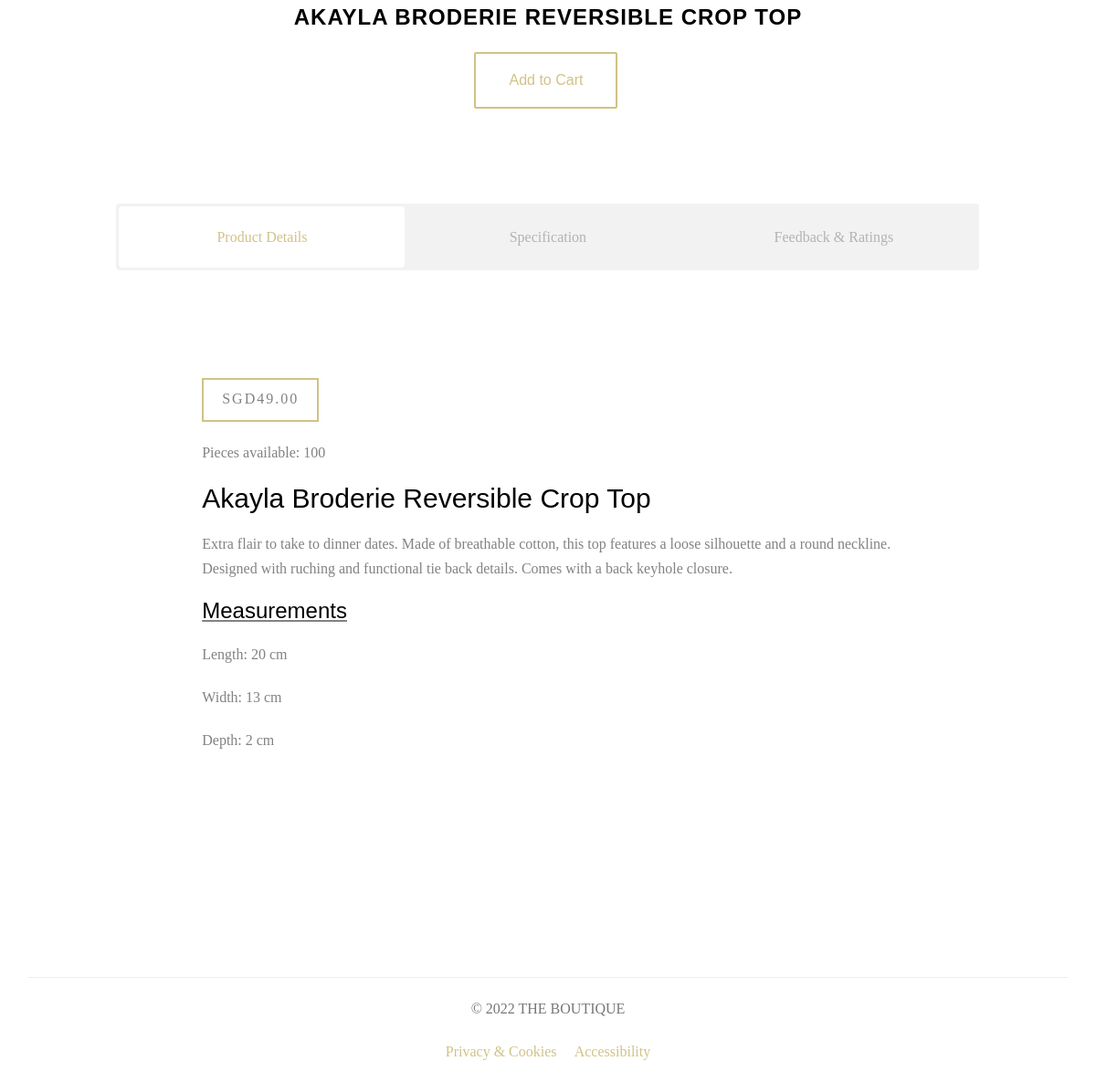
/product_details/1 (lower part), run on an earlier commit of the app's database.
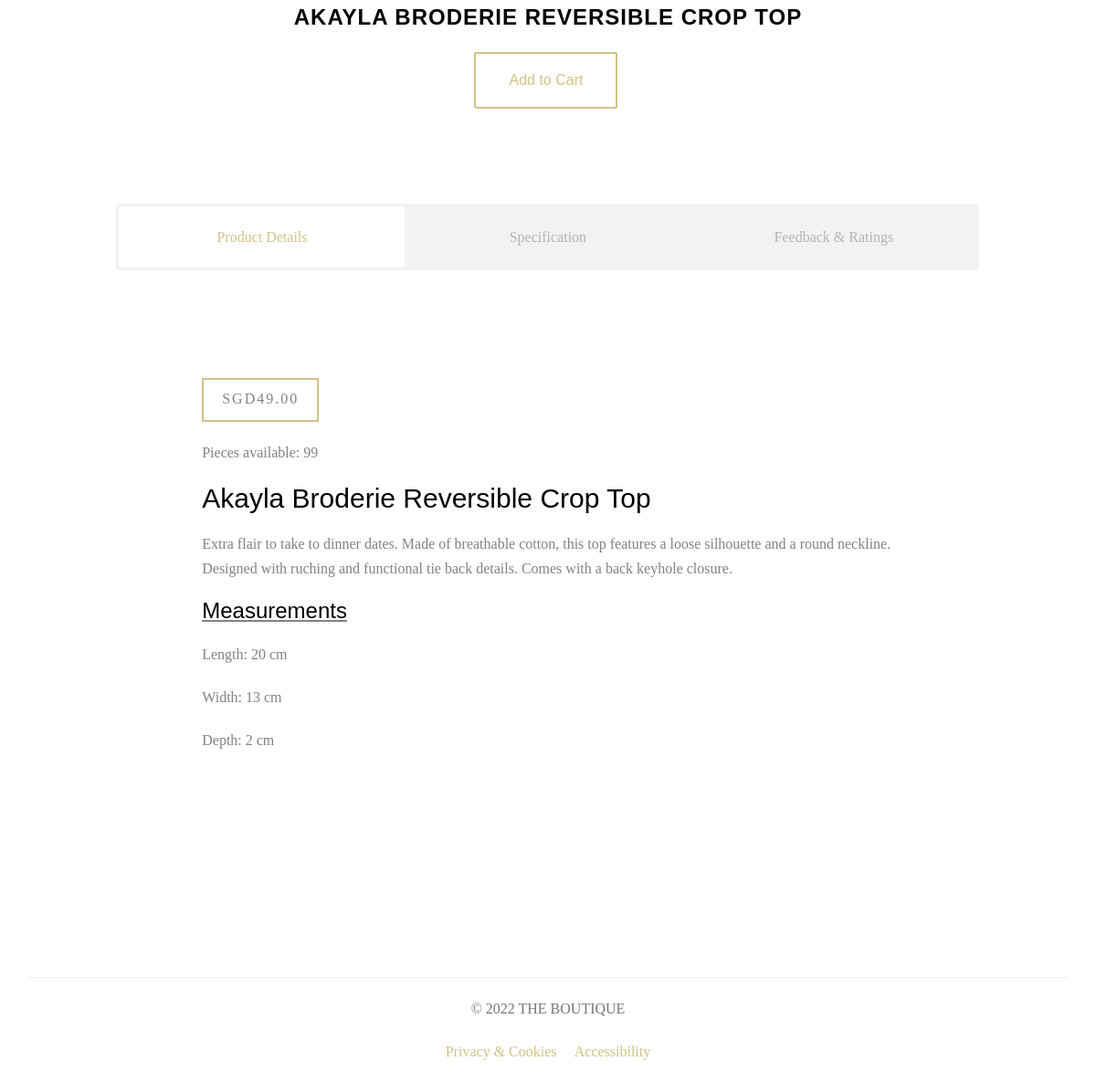
And on a later commit of the database.
### ecommercesite/database.py (models this page shows, shortened)
class Addproducts(db.Model):
    __searchable__ = ['name','description']
    id = db.Column(db.Integer, primary_key=True)
    name = db.Column(db.String(80), nullable=False)
    description = db.Column(db.Text, nullable=False)
    length = db.Column(db.Integer, nullable=False)
    width = db.Column(db.Integer, nullable=False)
    depth = db.Column(db.Integer, nullable=False)
    category_id = db.Column(db.Integer, db.ForeignKey('category.id'),nullable=False)
    category = db.relationship('Category',backref=db.backref('categories', lazy=True))
    price = db.Column(db.Numeric(10,2), nullable=False)
    stock = db.Column(db.Integer, nullable=False)
    pub_date = db.Column(db.DateTime, nullable=False,default=datetime.utcnow)
    image_1 = db.Column(db.String(150), nullable=False, default='product-single-1.jpg')
    image_2 = db.Column(db.String(150), nullable=False, default='product-single-2.jpg')
    image_3 = db.Column(db.String(150), nullable=False, default='product-single-3.jpg')
    image_4 = db.Column(db.String(150), nullable=False, default='product-single-4.jpg')
    image_5 = db.Column(db.String(150), nullable=False, default='product-single-5.jpg')

### ecommercesite/routes.py (the view, shortened to what this page needs)
@app.route('/product_details/<int:id>', methods=['GET', 'POST'])
def product_details(id):
    products = Addproducts.query.get_or_404(id)
    product_reviews = Review.query.filter_by(product_id=id)
    if current_user.is_authenticated:
        product_bought = Product_Bought.query.filter_by(user_id=current_user.id, product_id=id).first()
    else:
        product_bought = None
    form = AddReviewForm()
    return render_template('product_details.html', title="Product Details", products=products, product_reviews=product_reviews ,form=form, product_bought=product_bought)

### ecommercesite/templates/product_details.html (shortened to what this page needs)
{% extends 'layout.html' %}
{% block content %}
<div id="fh5co-product">
    <div class="container">
        <div class="row">
            <div class="col-md-10 col-md-offset-1 animate-box">
                <div class="row animate-box">
                    <div class="col-md-8 col-md-offset-2 text-center fh5co-heading">
                        <h2>{{ products.name }}</h2>
                        {% if products.stock == 0 %}
                        <p>Out of Stock</p>
                        {% else %}
                        <p>
                            <a href="{{ url_for('add_to_cart', id=products.id)}}" class="btn btn-primary btn-outline btn-lg">Add to Cart</a>
                        </p>
                        {% endif %}
                    </div>
                </div>
            </div>
        </div>
        <div class="row">
            <div class="col-md-10 col-md-offset-1">
                <div class="fh5co-tabs animate-box">
                    <ul class="fh5co-tab-nav">
                        <li class="active"><a href="#" data-tab="1"><span class="icon visible-xs"></span><span class="hidden-xs">Product Details</span></a></li>
                        <li><a href="#" data-tab="2"><span class="icon visible-xs"></span><span class="hidden-xs">Specification</span></a></li>
                        <li><a href="#" data-tab="3"><span class="icon visible-xs"></span><span class="hidden-xs">Feedback &amp; Ratings</span></a></li>
                    </ul>
                    <div class="fh5co-tab-content-wrap">
                        <div class="fh5co-tab-content tab-content active" data-tab-content="1">
                            <div class="col-md-10 col-md-offset-1">
                                <span class="price">SGD{{ products.price }}</span>
                                <p> Pieces available: {{ products.stock }} </p>
                                <h2>{{ products.name }}</h2>
                                <p> {{ products.description }} </p>
                                <u><h3>Measurements</h3></u>
                                <p>Length: {{products.length}} cm</p>
                                <p>Width: {{products.width}} cm</p>
                                <p>Depth: {{products.depth}} cm</p>
                            </div>
                        </div>
                    </div>
                </div>
            </div>
        </div>
    </div>
</div>
{% endblock content %}

### ecommercesite/templates/layout.html (shortened to what this page needs)
<!DOCTYPE html>
<html>
	<head>
	<link rel="stylesheet" type="text/css" href="{{ url_for('static', filename='animate.css') }}">
	<link rel="stylesheet" type="text/css" href="{{ url_for('static', filename='icomoon.css') }}">
	<link rel="stylesheet" type="text/css" href="{{ url_for('static', filename='bootstrap.css') }}">
	<link rel="stylesheet" type="text/css" href="{{ url_for('static', filename='flexslider.css') }}">
	<link rel="stylesheet" type="text/css" href="{{ url_for('static', filename='owl.carousel.min.css') }}">
	<link rel="stylesheet" type="text/css" href="{{ url_for('static', filename='owl.theme.default.min.css') }}">
	<link rel="stylesheet" type="text/css" href="{{ url_for('static', filename='style.css') }}">
    </head>
    <body>
                <div>
                    {% block content %}
                    {% endblock content %}
                </div>
    </body>
    <footer class="section-footer border-top">
        <section class="footer-main border-top padding-y">
        <div class="container">
            <section class="footer-copyright border-top">
                <hr>
                    <p class="text-center text-muted" > &copy 2022 THE BOUTIQUE </p>
                    <p target="_blank" class="text-center text-muted">
                        <a href="#">Privacy & Cookies</a> &nbsp   &nbsp
                        <a href="#">Accessibility</a>
                    </p>
            </section>
        </div>
        </section>
    </footer>
</html>

### ecommercesite/static/style.css (style rules this page uses)
body { font-family: "Playfair Display", serif; font-weight: 400; font-size: 16px; line-height: 1.7; color: #828282; background: #fff; }
a { color: #d1c286; -webkit-transition: 0.5s; -o-transition: 0.5s; transition: 0.5s; }
p { margin-bottom: 20px; }
h1, h2, h3, h4, h5, h6, figure { color: #000; font-family: "Montserrat", Arial, sans-serif; font-weight: 400; margin: 0 0 20px 0; }
#fh5co-services, #fh5co-started, #fh5co-testimonial, #fh5co-started, #fh5co-product, #fh5co-about, #fh5co-contact, #fh5co-footer { padding: 7em 0; clear: both; }
.fh5co-tabs .fh5co-tab-nav { clear: both; margin: 0 0 3em 0; padding: 3px; float: left; width: 100%; background: #f2f2f2; -webkit-border-radius: 4px; -moz-border-radius: 4px; -ms-border-radius: 4px; border-radius: 4px; }
.fh5co-tabs .fh5co-tab-nav li { float: left; margin: 0; padding: 0; width: 33.33%; text-align: center; list-style: none; display: -moz-inline-stack; display: inline-block; zoom: 1; *display: inline; }
.fh5co-tabs .fh5co-tab-nav li a { padding: 20px; width: 100%; float: left; -webkit-border-radius: 4px; -moz-border-radius: 4px; -ms-border-radius: 4px; border-radius: 4px; color: #b3b3b3; }
.fh5co-tabs .fh5co-tab-nav li.active a { background: #fff; color: #d1c286; }
.fh5co-tabs .fh5co-tab-content-wrap { clear: both; position: relative; top: 70px; }
.fh5co-tabs .fh5co-tab-content-wrap .tab-content { position: absolute; top: 0; left: 0; width: 100%; opacity: 0; visibility: hidden; }
.fh5co-tabs .fh5co-tab-content-wrap .tab-content.active { opacity: 1; visibility: visible; }
.fh5co-tabs .fh5co-tab-content-wrap .tab-content .price { letter-spacing: 2px; border: 2px solid #d1c286; display: inline-block; margin-bottom: 20px; padding: 7px 20px 10px 20px; }
.fh5co-heading { margin-bottom: 5em; }
.fh5co-heading h2 { font-size: 24px; margin-bottom: 20px; line-height: 1.5; font-weight: bold; text-transform: uppercase; letter-spacing: 1px; color: #000; }
.fh5co-heading p { font-size: 18px; line-height: 1.5; color: #828282; }
.btn { margin-right: 4px; margin-bottom: 4px; font-family: "Montserrat", Arial, sans-serif; font-size: 16px; font-weight: 400; -webkit-border-radius: 2px; -moz-border-radius: 2px; -ms-border-radius: 2px; border-radius: 2px; -webkit-transition: 0.5s; -o-transition: 0.5s; transition: 0.5s; padding: 8px 20px; }
.btn.btn-lg { padding: 18px 36px !important; }
.btn-primary { background: #d1c286; color: #fff; border: 2px solid #d1c286; }
.btn-primary.btn-outline { background: transparent; color: #d1c286; border: 2px solid #d1c286; }
.btn-outline { background: none; border: 2px solid gray; font-size: 16px; -webkit-transition: 0.3s; -o-transition: 0.3s; transition: 0.3s; }
.js .animate-box { opacity: 0; }

What changed in the data, as far as the page shows it:
changed Addproducts "Akayla Broderie Reversible Crop Top": stock "100" → "99"
